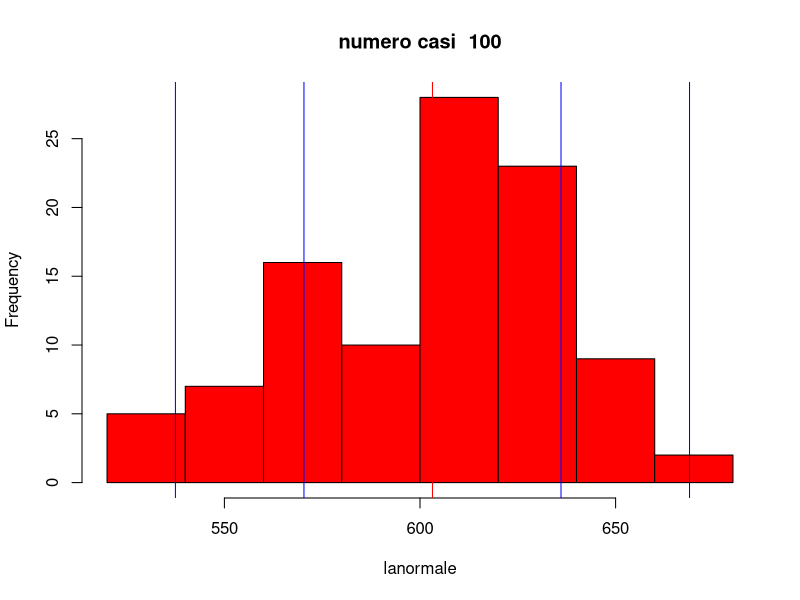
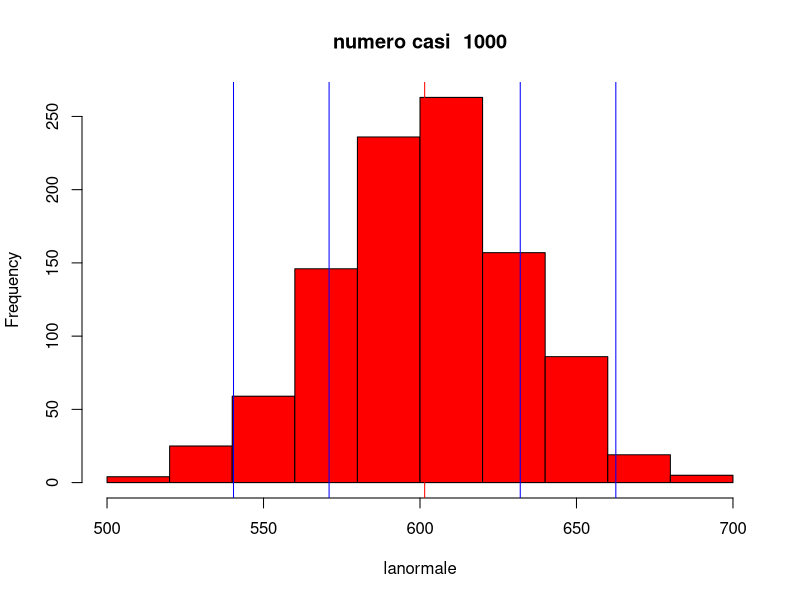
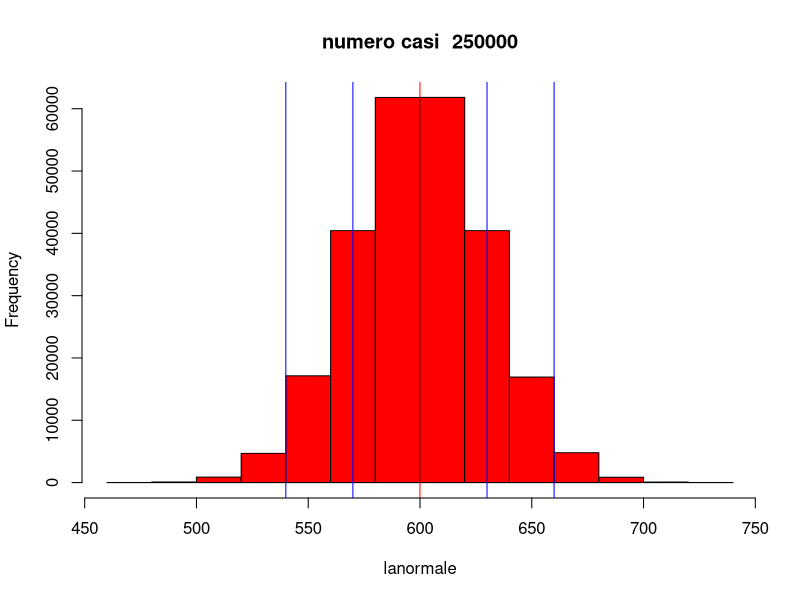
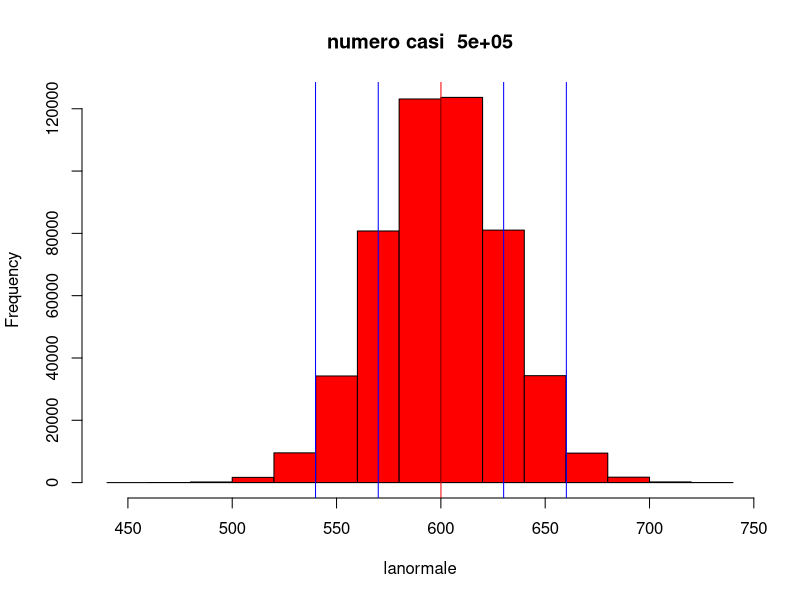

Reproduce these figures in R, in order.
genera_normali <- function(casi,mean=600,sd=30){
  lanormale <- rnorm(casi,mean,sd)
  summary(lanormale)
  hist(lanormale,main = paste("numero casi ", casi),col='red')
  laSd<-sd(lanormale)
  abline(v=mean(lanormale),col='red')
  abline(v=mean(lanormale)+laSd,col='blue')
  abline(v=mean(lanormale)-laSd,col='blue')
  abline(v=mean(lanormale)+(2*laSd),col='blue')
  abline(v=mean(lanormale)-(2*laSd),col='blue')
}

numero_casi = c(100,1000,250000,500000)
lapply(numero_casi, genera_normali)
